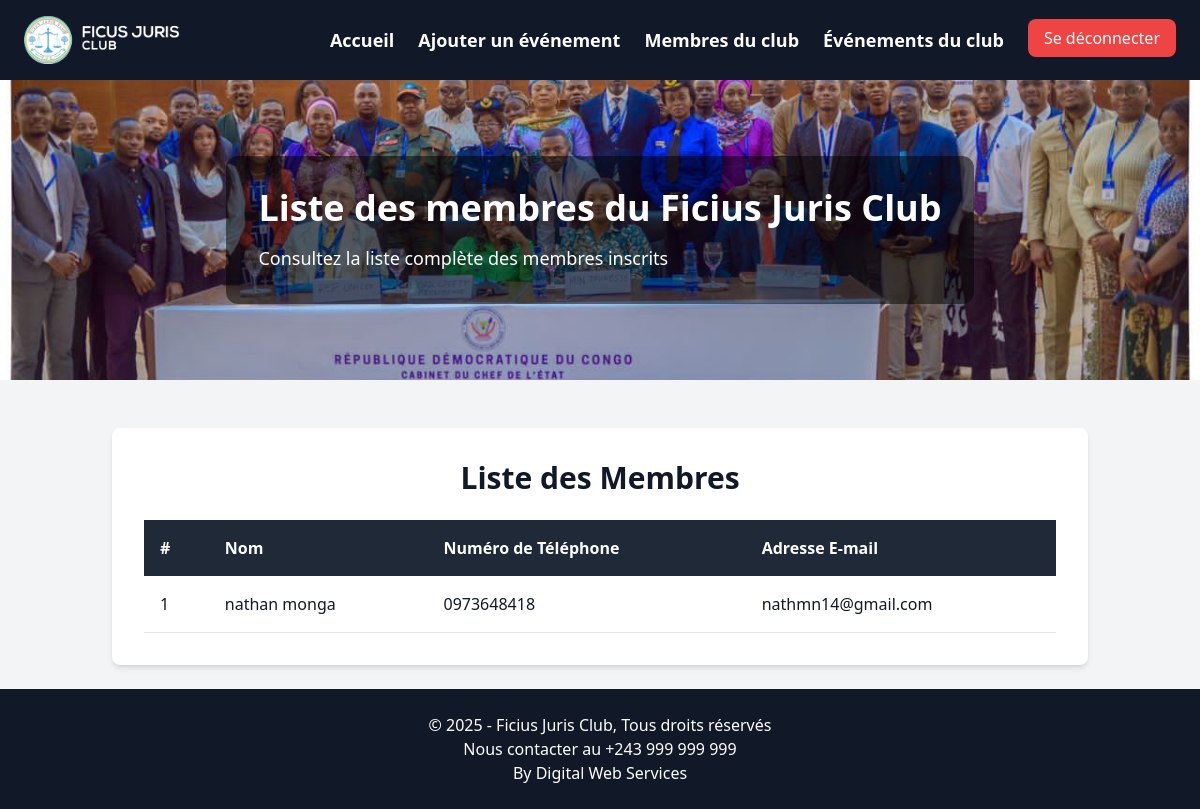
/ficius/admin/membres.php (signed in), run on the app's committed database.
### tables this page shows
CREATE TABLE IF NOT EXISTS `membres` (
  `id` int NOT NULL AUTO_INCREMENT,
  `nom` varchar(255) NOT NULL,
  `telephone` varchar(15) NOT NULL,
  `email` varchar(255) NOT NULL,
  PRIMARY KEY (`id`),
  UNIQUE KEY `email` (`email`)
);

### ficius/admin/membres.php (the view, shortened to what this page needs)
<?php
$pdo = pdo();
$sql = "SELECT * FROM membres";
$stmt = $pdo->prepare($sql);
$stmt->execute();
$membres = $stmt->fetchAll();
?>
<!DOCTYPE html>
<html lang="fr">
<head>
    <script src="https://cdn.tailwindcss.com"></script>
</head>
<body class="bg-gray-100 text-gray-900">
    <nav class="bg-gray-900 text-white shadow-md py-4 px-6 flex justify-between items-center">
        <img src="images/Logo.png" alt="Ficius Juris Club" class="h-12">
        <ul id="navbar" class="hidden md:flex space-x-6">
            <li><a href="home.php" class="text-lg font-semibold hover:text-blue-600">Accueil</a></li>
            <li><a href="publier.php" class="text-lg font-semibold hover:text-blue-600">Ajouter un événement</a></li>
            <li><a href="membres.php" class="text-lg font-semibold hover:text-blue-600">Membres du club</a></li>
            <li><a href="events.php" class="text-lg font-semibold hover:text-blue-600">Événements du club</a></li>
            <li><a href="?logout=true" class="bg-red-500 text-white px-4 py-2 rounded-lg hover:bg-red-700">Se déconnecter</a></li>
        </ul>
    </nav>
    <header class="relative h-[300px] flex items-center justify-center bg-cover bg-center text-white" style="background-image: url('images/img01.jfif');">
        <div class="bg-black bg-opacity-50 p-8 rounded-xl">
            <h1 class="text-4xl font-bold">Liste des membres du Ficius Juris Club</h1>
            <p class="text-lg mt-4">Consultez la liste complète des membres inscrits</p>
        </div>
    </header>
    <section class="container mx-auto p-6 mt-6">
        <div class="bg-white p-8 rounded-lg shadow-md">
            <h2 class="text-3xl font-bold text-center mb-6">Liste des Membres</h2>
            <table class="w-full table-auto border-collapse">
                <thead>
                    <tr class="bg-gray-800 text-white">
                        <th class="p-4 text-left">#</th>
                        <th class="p-4 text-left">Nom</th>
                        <th class="p-4 text-left">Numéro de Téléphone</th>
                        <th class="p-4 text-left">Adresse E-mail</th>
                    </tr>
                </thead>
                <tbody>
                    <?php
                    $counter = 1;
                    foreach ($membres as $membre): ?>
                        <tr class="border-b">
                            <td class="p-4"><?php echo $counter++; ?></td>
                            <td class="p-4"><?php echo htmlspecialchars($membre['nom']); ?></td>
                            <td class="p-4"><?php echo htmlspecialchars($membre['telephone']); ?></td>
                            <td class="p-4"><?php echo htmlspecialchars($membre['email']); ?></td>
                        </tr>
                    <?php endforeach; ?>
                </tbody>
            </table>
        </div>
    </section>
    <footer class="bg-gray-900 text-white text-center py-6">
        <p>&copy; 2025 - Ficius Juris Club, Tous droits réservés</p>
        <p>Nous contacter au +243 999 999 999</p>
        <p>By Digital Web Services</p>
    </footer>
</body>
</html>

### data on the page
membres: nom "nathan monga", telephone "0973648418", email "nathmn14@gmail.com"
